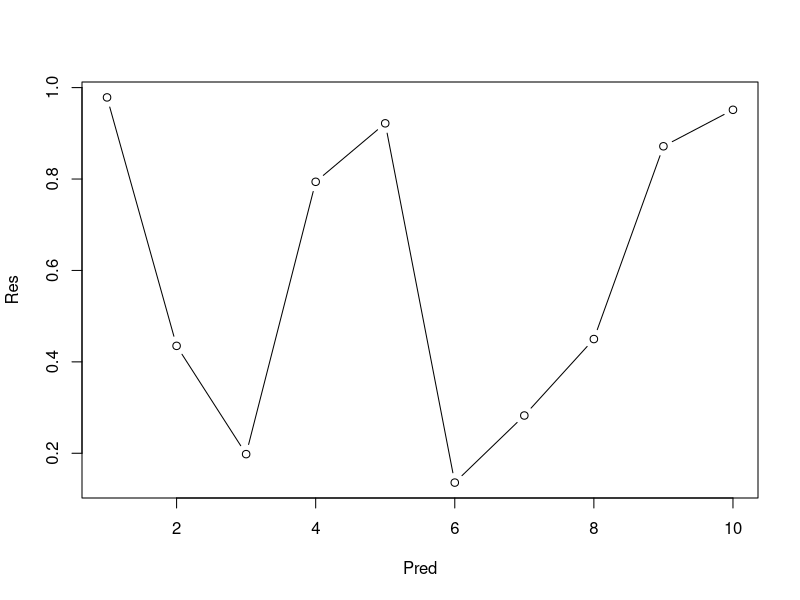
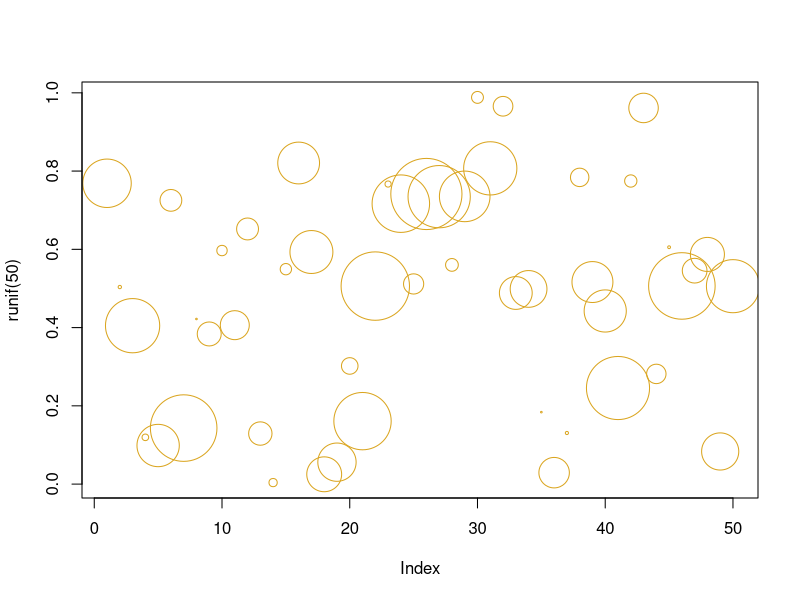
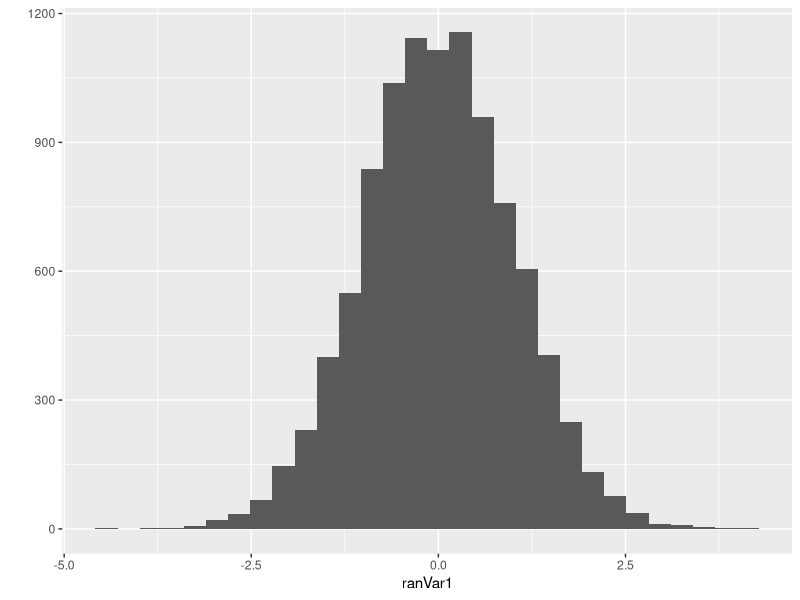

Recreate these plots in R, in order.
## ---- chunk 1
library(knitr)
kable(head(iris))
## ---- chunk 2
library(knitr)
kable(head(iris))
## ---- chunk 3
# Use comments extensively in ALL of your coding!
Pred <- seq(1,10)     # make a vector of integers from 1 to 10
Res <- runif(10)      # generate 10 draws from a random uniform (0,1) distribution
# print the random numbers
print(Res)
# plot the graph
plot(x=Pred,y=Res,type="b")
## ---- chunk 4
plot(runif(50),cex=10*runif(50),col="goldenrod")
print(rnorm(n=10, mean=10, sd=2))
## ---- chunk 5
# First comment to explain what this program is doing.
# Be expansive and describe it in great detail. This may seem trivial, but will become increasingly important as you create complex programs.
# Simple script to examine the distribution of the product of two uniform variables
# Make sure it is readable. Use complete sentences, not cryptic phrases.
# 6 September 2018
# NJG
# Preliminaries
library(ggplot2)
set.seed(100)
library(TeachingDemos) # use this to set the random number seed from a character string
char2seed("green tea")
char2seed("green tea",set=FALSE)
#
# Global variables
nRep <- 10000
# Create or read in data
ranVar1 <- rnorm(nRep)
# print(ranVar1)
head(ranVar1)
tail(ranVar1)
ranVar2 <- rnorm(nRep)
# visualize data
qplot(x=ranVar1)
# create product vector
ranProd <- ranVar1*ranVar2
length(ranProd)
str(ranProd)
head(ranProd)
# do other stuff..
